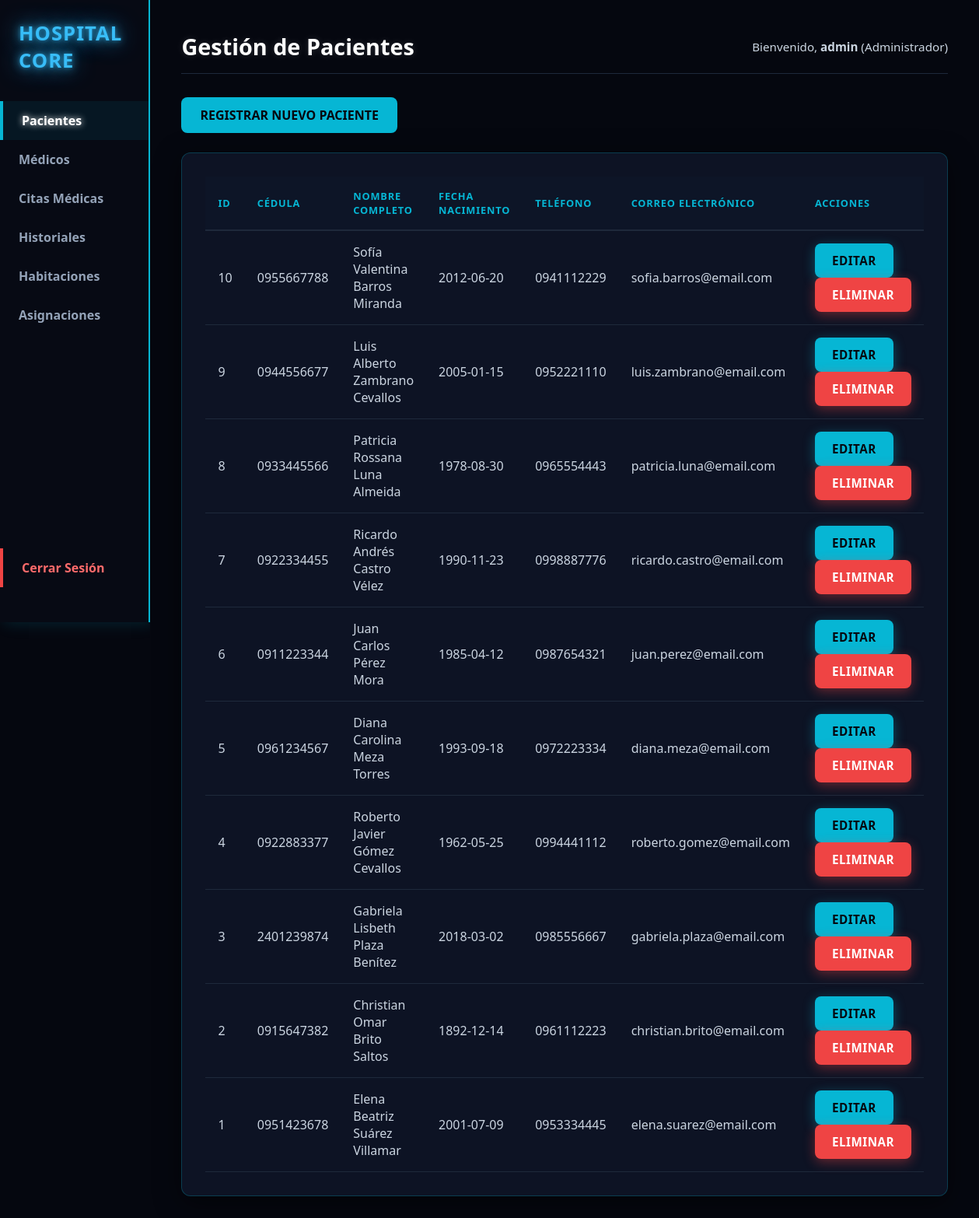
The page /index.php?url=pacientes (signed in) on the database its author committed.
### tables this page shows
CREATE TABLE pacientes (
    id INT AUTO_INCREMENT PRIMARY KEY,
    cedula VARCHAR(10) NOT NULL UNIQUE,
    nombre VARCHAR(100) NOT NULL,
    apellido VARCHAR(100) NOT NULL,
    fecha_nacimiento DATE NOT NULL,
    telefono VARCHAR(15),
    email VARCHAR(100)
);

### app/config/Database.php (called while the page is built)
<?php
class Database {
    private static $host;
    private static $port;
    private static $db_name;
    private static $username;
    private static $password;
    private static $conn = null;
    public static function getConnection() {
        if (self::$conn === null) {
            $dbUrl = getenv('DATABASE_URL');
            if ($dbUrl) {
                $urlParts = parse_url($dbUrl);
                self::$host = $urlParts['host'] ?? '127.0.0.1';
                self::$port = $urlParts['port'] ?? '3306';
                self::$username = $urlParts['user'] ?? 'root';
                self::$password = $urlParts['pass'] ?? '';
                self::$db_name = isset($urlParts['path']) ? ltrim($urlParts['path'], '/') : 'sistema_hospitalario';
            } else {
                self::$host = getenv('DB_HOST') ?: '127.0.0.1';
                self::$port = getenv('DB_PORT') ?: '3306';
                self::$db_name = getenv('DB_NAME') ?: 'sistema_hospitalario';
                self::$username = getenv('DB_USERNAME') ?: 'root';
                self::$password = getenv('DB_PASSWORD') ?: '';
            }
            try {
                self::$conn = new PDO(
                    "mysql:host=" . self::$host . ";port=" . self::$port . ";dbname=" . self::$db_name . ";charset=utf8",
                    self::$username,
                    self::$password
                );
                self::$conn->setAttribute(PDO::ATTR_ERRMODE, PDO::ERRMODE_EXCEPTION);
            } catch (PDOException $exception) {
                die("Error de conexión en la base de datos: " . $exception->getMessage());
            }
        }
        return self::$conn;
    }
}

### app/Controllers/PacienteController.php (called while the page is built, shortened)
<?php
require_once __DIR__ . '/../Models/Paciente.php';
class PacienteController {
    private $pacienteModel;
    public function __construct() {
        $this->pacienteModel = new Paciente();
    }
    public function index() {
        $pacientes = $this->pacienteModel->listar();
        $viewContent = __DIR__ . '/../Views/pacientes/index.php';
        require_once __DIR__ . '/../Views/shared/layout.php';
    }
}

### app/Models/Paciente.php (called while the page is built, shortened)
<?php
class Paciente {
    private $db;
    public function __construct() {
        $this->db = Database::getConnection();
    }
    public function listar() {
        $query = "SELECT * FROM pacientes ORDER BY id DESC";
        $stmt = $this->db->prepare($query);
        $stmt->execute();
        return $stmt->fetchAll(PDO::FETCH_ASSOC);
    }
}

### app/Views/pacientes/index.php (the view)
<div class="page-header">
    <a href="index.php?url=pacientes/crear" class="btn btn-primary">Registrar Nuevo Paciente</a>
</div>
<div class="table-container">
    <table>
        <thead>
            <tr>
                <th>ID</th>
                <th>Cédula</th>
                <th>Nombre Completo</th>
                <th>Fecha Nacimiento</th>
                <th>Teléfono</th>
                <th>Correo Electrónico</th>
                <th>Acciones</th>
            </tr>
        </thead>
        <tbody>
            <?php if (empty($pacientes)): ?>
                <tr>
                    <td colspan="7" class="text-center">No hay pacientes registrados.</td>
                </tr>
            <?php else: ?>
                <?php foreach ($pacientes as $paciente): ?>
                    <tr>
                        <td><?= $paciente['id']; ?></td>
                        <td><?= htmlspecialchars($paciente['cedula']); ?></td>
                        <td><?= htmlspecialchars($paciente['nombre'] . ' ' . $paciente['apellido']); ?></td>
                        <td><?= $paciente['fecha_nacimiento']; ?></td>
                        <td><?= htmlspecialchars($paciente['telefono'] ?? 'N/A'); ?></td>
                        <td><?= htmlspecialchars($paciente['email'] ?? 'N/A'); ?></td>
                        <td>
                            <a href="index.php?url=pacientes/editar&id=<?= $paciente['id']; ?>" class="btn-action btn-edit">Editar</a>
                            <a href="index.php?url=pacientes/eliminar&id=<?= $paciente['id']; ?>" class="btn-action btn-delete" onclick="return confirm('¿Está seguro de que desea eliminar permanentemente a este paciente?')">Eliminar</a>
                        </td>
                    </tr>
                <?php endforeach; ?>
            <?php endif; ?>
        </tbody>
    </table>
</div>

### public/index.php (shortened to what this page needs)
<?php
require_once __DIR__ . '/../app/config/Database.php';
$url = isset($_GET['url']) ? rtrim($_GET['url'], '/') : 'login';
$urlParts = explode('/', $url);
$modulo = $urlParts[0];
if ($modulo === 'historiales') {
    $modulo = 'historial';
} elseif ($modulo === 'habitaciones') {
    $modulo = 'habitacion';
} elseif ($modulo === 'ingresos') {
    $modulo = 'ingreso';
} elseif (substr($modulo, -1) === 's' && $modulo !== 'auth') {
    $modulo = rtrim($modulo, 's');
}
$controladorNombre = ucfirst($modulo) . 'Controller';
$metodoNombre = isset($urlParts[1]) ? $urlParts[1] : 'index';
$controladorRuta = __DIR__ . '/../app/Controllers/' . $controladorNombre . '.php';
if (file_exists($controladorRuta)) {
    $controller = new $controladorNombre();
    if (method_exists($controller, $metodoNombre)) {
        $controller->$metodoNombre();
    } else {
        echo "<h1>Error 404: El método '{$metodoNombre}' no existe en el controlador '{$controladorNombre}'.</h1>";
    }
} else {
    echo "<h1>Error 404: El recurso solicitado no existe.</h1>";
    echo "<p>Ruta buscada: {$controladorRuta}</p>";
}

### app/Views/shared/layout.php (shortened to what this page needs)
<!DOCTYPE html>
<html lang="es">
<head>
    <link rel="stylesheet" href="css/style.css">
</head>
<body>
    <?php
    $url_navegador = isset($_GET['url']) ? trim($_GET['url']) : '';
    $pageTitle = 'Panel Principal';
    if (preg_match('/paciente/i', $url_navegador)) {
        $pageTitle = 'Gestión de Pacientes';
    } elseif (preg_match('/medico/i', $url_navegador)) {
        $pageTitle = 'Gestión de Médicos';
    } elseif (preg_match('/cita/i', $url_navegador)) {
        $pageTitle = 'Citas Médicas';
    } elseif (preg_match('/historial/i', $url_navegador)) {
        $pageTitle = 'Historiales Clínicos';
    } elseif (preg_match('/habitacion/i', $url_navegador)) {
        $pageTitle = 'Estado de Habitaciones';
    } elseif (preg_match('/ingreso/i', $url_navegador)) {
        $pageTitle = 'Habitaciones Asignadas';
    }
    ?>
    <div class="dashboard-container">
        <aside class="sidebar">
            <div class="sidebar-top-group">
                <div class="sidebar-brand">
                    <h3 class="neon-text">Hospital Core</h3>
                </div>
                <nav class="sidebar-menu">
                    <ul>
                        <li>
                            <a href="index.php?url=pacientes" class="<?= preg_match('/paciente/i', $url_navegador) ? 'active' : ''; ?>">Pacientes</a>
                        </li>
                        <li>
                            <a href="index.php?url=medicos" class="<?= preg_match('/medico/i', $url_navegador) ? 'active' : ''; ?>">Médicos</a>
                        </li>
                        <li>
                            <a href="index.php?url=citas" class="<?= preg_match('/cita/i', $url_navegador) ? 'active' : ''; ?>">Citas Médicas</a>
                        </li>
                        <li>
                            <a href="index.php?url=historiales" class="<?= preg_match('/historial/i', $url_navegador) ? 'active' : ''; ?>">Historiales</a>
                        </li>
                        <li>
                            <a href="index.php?url=habitaciones" class="<?= preg_match('/habitacion/i', $url_navegador) ? 'active' : ''; ?>">Habitaciones</a>
                        </li>
                        <li>
                            <a href="index.php?url=ingresos" class="<?= preg_match('/ingreso/i', $url_navegador) ? 'active' : ''; ?>">Asignaciones</a>
                        </li>
                    </ul>
                </nav>
            </div>
            <div class="sidebar-bottom-group">
                <nav class="sidebar-menu">
                    <ul>
                        <li class="logout-item">
                            <a href="index.php?url=auth/logout">Cerrar Sesión</a>
                        </li>
                    </ul>
                </nav>
            </div>
        </aside>
        <main class="main-content">
            <header class="main-header">
                <div class="header-title">
                    <h2><?= $pageTitle; ?></h2>
                </div>
                <div class="user-info">
                    <span>Bienvenido, <strong><?= htmlspecialchars($_SESSION['usuario'] ?? 'Usuario'); ?></strong> (<?= htmlspecialchars($_SESSION['rol'] ?? 'Rol'); ?>)</span>
                </div>
            </header>
            <section class="content-body">
                <?php
                if (isset($viewContent) && file_exists($viewContent)) {
                    include $viewContent;
                } else {
                    echo "<p>Error: La vista solicitada no existe o no se pudo cargar.</p>";
                }
                ?>
            </section>
        </main>
    </div>
</body>
</html>

### public/css/style.css (style rules this page uses)
* { margin: 0; padding: 0; box-sizing: border-box; font-family: 'Segoe UI', -apple-system, BlinkMacSystemFont, Roboto, sans-serif; }
body { background-color: #05070f !important; color: #e2e8f0; min-height: 100vh; }
.dashboard-container { display: flex; width: 100%; min-height: 100vh; }
.sidebar { width: 260px; background-color: #070a14; border-right: 2px solid #06b6d4; box-shadow: 5px 0 20px rgba(6, 182, 212, 0.2); padding: 25px 0; display: flex; flex-direction: column; }
.sidebar-brand { padding: 0 24px 35px 24px; }
.sidebar-brand h3 { font-size: 1.6rem; font-weight: 700; color: #ffffff; letter-spacing: 1px; text-transform: uppercase; }
.neon-text { color: #38bdf8 !important; text-shadow: 0 0 4px rgba(56, 189, 248, 0.4), 0 0 12px rgba(56, 189, 248, 0.8), 0 0 30px rgba(56, 189, 248, 0.9); font-weight: 700; animation: parpadeoNeon 4s infinite alternate; }
.sidebar-menu ul { list-style: none; }
.sidebar-menu ul li a { display: block; padding: 14px 24px; color: #94a3b8; text-decoration: none; font-weight: 600; transition: all 0.3s ease; }
.sidebar-menu ul li a:hover, .sidebar-menu ul li a.active { color: #ffffff; background: rgba(6, 182, 212, 0.08); border-left: 4px solid #06b6d4; text-shadow: 0 0 8px #ffffff; }
.logout-item { margin-top: 20px; }
.main-content { flex: 1; padding: 40px; background-color: #05070f; display: flex; flex-direction: column; }
.main-header { width: 100%; display: flex; justify-content: space-between; align-items: center; margin-bottom: 30px; border-bottom: 1px solid #1e293b; padding-bottom: 15px; }
.header-title h2 { color: #ffffff; font-size: 1.8rem; text-shadow: 0 0 10px rgba(255, 255, 255, 0.15); }
.user-info { font-size: 0.95rem; color: #cbd5e1; white-space: nowrap; }
.content-body { width: 100%; }
.page-header .btn-primary { margin-bottom: 25px; }
.table-container, .form-container { background: rgba(15, 23, 42, 0.8); border: 1px solid rgba(6, 182, 212, 0.25); border-radius: 12px; padding: 30px; box-shadow: 0 8px 32px rgba(0, 0, 0, 0.5); transition: all 0.3s ease; }
table { width: 100%; border-collapse: collapse; text-align: left; }
th { background-color: #0d1527; color: #06b6d4; padding: 16px; font-weight: 700; text-transform: uppercase; font-size: 0.8rem; letter-spacing: 0.8px; border-bottom: 2px solid #1e293b; }
td { padding: 16px; border-bottom: 1px solid #1e293b; color: #cbd5e1; }
.btn, .btn-submit { display: inline-block; padding: 12px 24px; border-radius: 8px; font-weight: 700; text-transform: uppercase; text-decoration: none; cursor: pointer; border: none; transition: all 0.3s ease; }
.btn-primary, .btn-submit { background-color: #06b6d4; color: #05070f; }
.btn-action { display: inline-block; padding: 12px 22px; font-size: 0.95rem; border-radius: 8px; font-weight: 700; text-decoration: none; text-transform: uppercase; letter-spacing: 0.5px; border: none; cursor: pointer; transition: all 0.3s ease; }
.btn-edit { background-color: #06b6d4 !important; color: #05070f !important; box-shadow: 0 4px 15px rgba(6, 182, 212, 0.4) !important; }
.btn-delete { background-color: #ef4444 !important; color: #ffffff !important; box-shadow: 0 4px 15px rgba(239, 68, 68, 0.4) !important; }
.sidebar { display: flex; flex-direction: column; justify-content: space-between; height: 100vh; }
.sidebar-top-group { width: 100%; }
.sidebar-bottom-group { margin-bottom: 20px; width: 100%; }
.sidebar .logout-item a { border-left: 4px solid #ef4444; color: #ff6b6b !important; }
.btn-action { display: inline-block !important; padding: 12px 22px !important; font-size: 0.95rem !important; border-radius: 8px !important; font-weight: 700 !important; text-transform: uppercase !important; letter-spacing: 0.5px !important; text-decoration: none !important; cursor: pointer !important; transition: all 0.3s ease !important; text-align: center !important; min-width: 100px; }

### rows shown on the page
pacientes: id "10", cedula "0955667788", nombre+apellido "Sofía Valentina Barros Miranda", fecha_nacimiento "2012-06-20", telefono "0941112229", email "sofia.barros@email.com"
pacientes: id "9", cedula "0944556677", nombre+apellido "Luis Alberto Zambrano Cevallos", fecha_nacimiento "2005-01-15", telefono "0952221110", email "luis.zambrano@email.com"
pacientes: id "8", cedula "0933445566", nombre+apellido "Patricia Rossana Luna Almeida", fecha_nacimiento "1978-08-30", telefono "0965554443", email "patricia.luna@email.com"
pacientes: id "7", cedula "0922334455", nombre+apellido "Ricardo Andrés Castro Vélez", fecha_nacimiento "1990-11-23", telefono "0998887776", email "ricardo.castro@email.com"
pacientes: id "6", cedula "0911223344", nombre+apellido "Juan Carlos Pérez Mora", fecha_nacimiento "1985-04-12", telefono "0987654321", email "juan.perez@email.com"
pacientes: id "5", cedula "0961234567", nombre+apellido "Diana Carolina Meza Torres", fecha_nacimiento "1993-09-18", telefono "0972223334", email "diana.meza@email.com"
pacientes: id "4", cedula "0922883377", nombre+apellido "Roberto Javier Gómez Cevallos", fecha_nacimiento "1962-05-25", telefono "0994441112", email "roberto.gomez@email.com"
pacientes: id "3", cedula "2401239874", nombre+apellido "Gabriela Lisbeth Plaza Benítez", fecha_nacimiento "2018-03-02", telefono "0985556667", email "gabriela.plaza@email.com"
pacientes: id "2", cedula "0915647382", nombre+apellido "Christian Omar Brito Saltos", fecha_nacimiento "1892-12-14", telefono "0961112223", email "christian.brito@email.com"
pacientes: id "1", cedula "0951423678", nombre+apellido "Elena Beatriz Suárez Villamar", fecha_nacimiento "2001-07-09", telefono "0953334445", email "elena.suarez@email.com"

### other values the page prints
$pageTitle "Gestión de Pacientes"
$_SESSION['usuario'] "admin"
$_SESSION['rol'] "Administrador"
